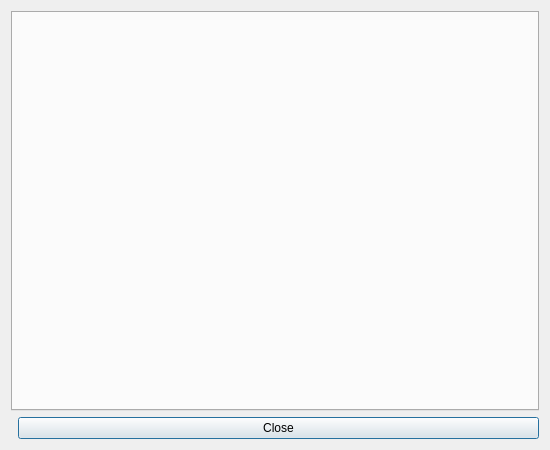
<?xml version="1.0" encoding="UTF-8"?>
<!--
 QLTOTapeMan - Qt-based LTO Tape Manager

 Copyright (c) 2026 Jeffrey ZHU (zhxsh1225@gmail.com)
 https://github.com/Gypsop/QLTOTapeMan
-->
<ui version="4.0">
 <class>AboutDialog</class>
 <widget class="QDialog" name="AboutDialog">
  <property name="geometry">
   <rect>
    <x>0</x>
    <y>0</y>
    <width>550</width>
    <height>450</height>
   </rect>
  </property>
  <property name="windowTitle">
   <string>About QLTOTapeMan</string>
  </property>
  <property name="modal">
   <bool>true</bool>
  </property>
  <layout class="QVBoxLayout" name="mainLayout">
   <item>
    <widget class="QTabWidget" name="tabWidget">
     <property name="currentIndex">
      <number>0</number>
     </property>
    </widget>
   </item>
   <item>
    <layout class="QHBoxLayout" name="buttonLayout">
     <item>
      <spacer name="buttonSpacer">
       <property name="orientation">
        <enum>Qt::Horizontal</enum>
       </property>
      </spacer>
     </item>
     <item>
      <widget class="QPushButton" name="closeButton">
       <property name="text">
        <string>Close</string>
       </property>
       <property name="default">
        <bool>true</bool>
       </property>
      </widget>
     </item>
    </layout>
   </item>
  </layout>
 </widget>
 <resources/>
 <connections>
  <connection>
   <sender>closeButton</sender>
   <signal>clicked()</signal>
   <receiver>AboutDialog</receiver>
   <slot>accept()</slot>
  </connection>
 </connections>
</ui>
